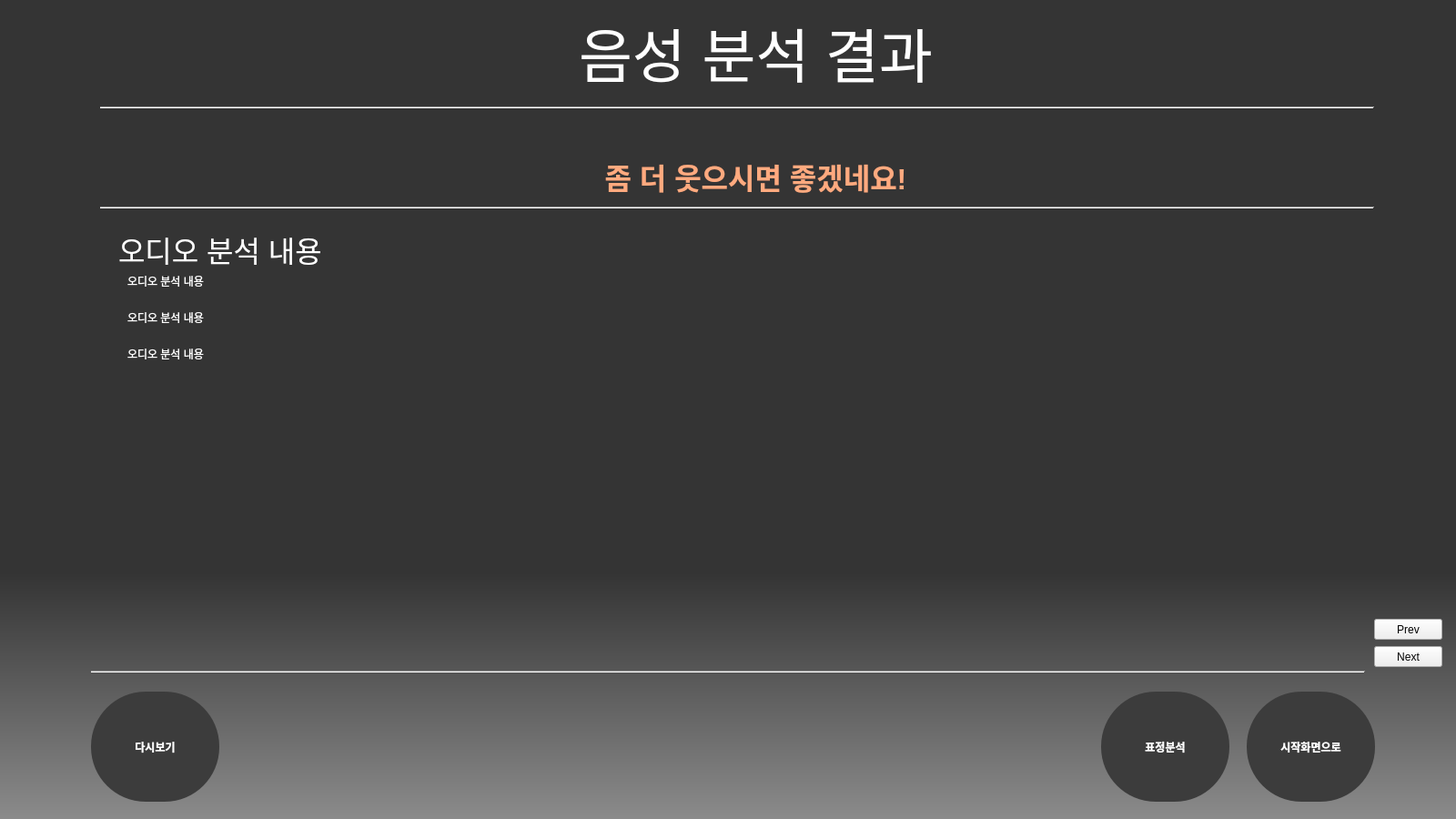
<?xml version="1.0" encoding="UTF-8"?>
<ui version="4.0">
 <class>MainWindow</class>
 <widget class="QMainWindow" name="MainWindow">
  <property name="geometry">
   <rect>
    <x>0</x>
    <y>0</y>
    <width>1600</width>
    <height>900</height>
   </rect>
  </property>
  <property name="windowTitle">
   <string>MainWindow</string>
  </property>
  <widget class="QWidget" name="centralwidget">
   <widget class="QWidget" name="widget" native="true">
    <property name="geometry">
     <rect>
      <x>0</x>
      <y>0</y>
      <width>1600</width>
      <height>900</height>
     </rect>
    </property>
    <property name="styleSheet">
     <string notr="true">QWidget#widget{
background-color: qlineargradient(spread:pad, x1:0.534, y1:0.698727, x2:0.534, y2:1, stop:0 rgba(52, 52, 52, 255), stop:1 rgba(139, 139, 139, 255))}</string>
    </property>
    <widget class="QLabel" name="title">
     <property name="geometry">
      <rect>
       <x>620</x>
       <y>10</y>
       <width>421</width>
       <height>91</height>
      </rect>
     </property>
     <property name="styleSheet">
      <string notr="true">color:rgb(255, 255, 255);
font: 40pt &quot;예스 고딕 레귤러&quot;;</string>
     </property>
     <property name="text">
      <string>&lt;html&gt;&lt;head/&gt;&lt;body&gt;&lt;p align=&quot;center&quot;&gt;&lt;span style=&quot; font-size:48pt;&quot;&gt;음성 분석 결과&lt;/span&gt;&lt;/p&gt;&lt;/body&gt;&lt;/html&gt;</string>
     </property>
    </widget>
    <widget class="QLabel" name="video_result_title">
     <property name="geometry">
      <rect>
       <x>130</x>
       <y>250</y>
       <width>241</width>
       <height>41</height>
      </rect>
     </property>
     <property name="styleSheet">
      <string notr="true">font: 20pt &quot;예스 고딕 레귤러&quot;;
color:rgb(255, 255, 255)</string>
     </property>
     <property name="text">
      <string>&lt;html&gt;&lt;head/&gt;&lt;body&gt;&lt;p&gt;&lt;span style=&quot; font-size:24pt; color:#ffffff;&quot;&gt;오디오 분석 내용&lt;/span&gt;&lt;/p&gt;&lt;/body&gt;&lt;/html&gt;</string>
     </property>
     <property name="alignment">
      <set>Qt::AlignLeading|Qt::AlignLeft|Qt::AlignTop</set>
     </property>
    </widget>
    <widget class="QPushButton" name="to_welcome">
     <property name="geometry">
      <rect>
       <x>1370</x>
       <y>760</y>
       <width>141</width>
       <height>121</height>
      </rect>
     </property>
     <property name="styleSheet">
      <string notr="true">border-radius:60px;
background-color:rgb(60, 60, 60);
font: 16pt &quot;예스 고딕 레귤러&quot;;
font-weight:bold;
color:rgb(255, 255, 255);</string>
     </property>
     <property name="text">
      <string>시작화면으로</string>
     </property>
    </widget>
    <widget class="QPushButton" name="to_rewatch">
     <property name="geometry">
      <rect>
       <x>100</x>
       <y>760</y>
       <width>141</width>
       <height>121</height>
      </rect>
     </property>
     <property name="styleSheet">
      <string notr="true">border-radius:60px;
background-color:rgb(60, 60, 60);
font: 16pt &quot;예스 고딕 레귤러&quot;;
font-weight:bold;
color:rgb(255, 255, 255);</string>
     </property>
     <property name="text">
      <string>다시보기</string>
     </property>
    </widget>
    <widget class="QLabel" name="audio_suggestion">
     <property name="geometry">
      <rect>
       <x>180</x>
       <y>145</y>
       <width>1301</width>
       <height>100</height>
      </rect>
     </property>
     <property name="styleSheet">
      <string notr="true">font: 23pt &quot;예스 고딕 레귤러&quot;;
color:rgb(255, 170, 127);</string>
     </property>
     <property name="text">
      <string>&lt;html&gt;&lt;head/&gt;&lt;body&gt;&lt;p align=&quot;center&quot;&gt;&lt;span style=&quot; font-size:24pt; font-weight:600;&quot;&gt;좀 더 웃으시면 좋겠네요!&lt;/span&gt;&lt;/p&gt;&lt;/body&gt;&lt;/html&gt;</string>
     </property>
     <property name="alignment">
      <set>Qt::AlignCenter</set>
     </property>
    </widget>
    <widget class="Line" name="line_3">
     <property name="geometry">
      <rect>
       <x>110</x>
       <y>220</y>
       <width>1400</width>
       <height>16</height>
      </rect>
     </property>
     <property name="orientation">
      <enum>Qt::Horizontal</enum>
     </property>
    </widget>
    <widget class="Line" name="line_4">
     <property name="geometry">
      <rect>
       <x>110</x>
       <y>110</y>
       <width>1400</width>
       <height>16</height>
      </rect>
     </property>
     <property name="orientation">
      <enum>Qt::Horizontal</enum>
     </property>
    </widget>
    <widget class="Line" name="line_5">
     <property name="geometry">
      <rect>
       <x>100</x>
       <y>730</y>
       <width>1400</width>
       <height>16</height>
      </rect>
     </property>
     <property name="orientation">
      <enum>Qt::Horizontal</enum>
     </property>
    </widget>
    <widget class="QLabel" name="audio_result0">
     <property name="geometry">
      <rect>
       <x>140</x>
       <y>300</y>
       <width>691</width>
       <height>31</height>
      </rect>
     </property>
     <property name="styleSheet">
      <string notr="true">font: 20pt &quot;예스 고딕 레귤러&quot;;
color:rgb(255, 255, 255)</string>
     </property>
     <property name="text">
      <string>&lt;html&gt;&lt;head/&gt;&lt;body&gt;&lt;p&gt;&lt;span style=&quot; color:#ffffff;&quot;&gt;오디오 분석 내용&lt;/span&gt;&lt;/p&gt;&lt;/body&gt;&lt;/html&gt;</string>
     </property>
     <property name="alignment">
      <set>Qt::AlignLeading|Qt::AlignLeft|Qt::AlignTop</set>
     </property>
    </widget>
    <widget class="QLabel" name="audio_result1">
     <property name="geometry">
      <rect>
       <x>140</x>
       <y>340</y>
       <width>721</width>
       <height>31</height>
      </rect>
     </property>
     <property name="styleSheet">
      <string notr="true">font: 20pt &quot;예스 고딕 레귤러&quot;;
color:rgb(255, 255, 255)</string>
     </property>
     <property name="text">
      <string>&lt;html&gt;&lt;head/&gt;&lt;body&gt;&lt;p&gt;&lt;span style=&quot; color:#ffffff;&quot;&gt;오디오 분석 내용&lt;/span&gt;&lt;/p&gt;&lt;/body&gt;&lt;/html&gt;</string>
     </property>
     <property name="alignment">
      <set>Qt::AlignLeading|Qt::AlignLeft|Qt::AlignTop</set>
     </property>
    </widget>
    <widget class="QLabel" name="audio_result2">
     <property name="geometry">
      <rect>
       <x>140</x>
       <y>380</y>
       <width>1351</width>
       <height>331</height>
      </rect>
     </property>
     <property name="styleSheet">
      <string notr="true">font: 20pt &quot;예스 고딕 레귤러&quot;;
color:rgb(255, 255, 255)</string>
     </property>
     <property name="text">
      <string>&lt;html&gt;&lt;head/&gt;&lt;body&gt;&lt;p&gt;오디오 분석 내용&lt;/p&gt;&lt;/body&gt;&lt;/html&gt;</string>
     </property>
     <property name="alignment">
      <set>Qt::AlignLeading|Qt::AlignLeft|Qt::AlignTop</set>
     </property>
    </widget>
    <widget class="QPushButton" name="to_videoAnalyzed">
     <property name="geometry">
      <rect>
       <x>1210</x>
       <y>760</y>
       <width>141</width>
       <height>121</height>
      </rect>
     </property>
     <property name="styleSheet">
      <string notr="true">border-radius:60px;
background-color:rgb(60, 60, 60);
font: 16pt &quot;예스 고딕 레귤러&quot;;
font-weight:bold;
color:rgb(255, 255, 255);</string>
     </property>
     <property name="text">
      <string>표정분석</string>
     </property>
    </widget>
    <widget class="QPushButton" name="add_page">
     <property name="geometry">
      <rect>
       <x>1510</x>
       <y>710</y>
       <width>75</width>
       <height>23</height>
      </rect>
     </property>
     <property name="text">
      <string>Next</string>
     </property>
    </widget>
    <widget class="QPushButton" name="back_page">
     <property name="geometry">
      <rect>
       <x>1510</x>
       <y>680</y>
       <width>75</width>
       <height>23</height>
      </rect>
     </property>
     <property name="text">
      <string>Prev</string>
     </property>
    </widget>
   </widget>
  </widget>
 </widget>
 <resources/>
 <connections/>
</ui>
